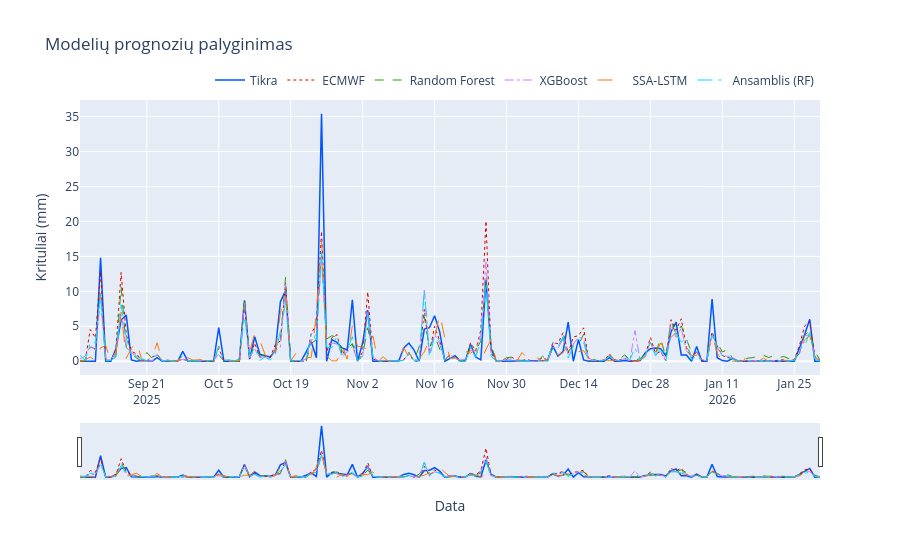

The notebook cell saved with this chart:
### Code cell
plot_prognozes_plotly(df_final, MODEL_COLS_ENS)

### Figure 1 — Plotly figure (JSON) as saved in the notebook; plotly's stock layout.template omitted (floating-point values rounded to 4 significant figures; data arrays with more than 128 entries replaced by an {"elided": "..."} marker saying what was removed)
{"data": [{"line": {"color": "#0055ff", "width": 1.5}, "name": "Tikra", "type": "scatter", "x": {"elided": "145 str values"}, "y": {"elided": "145 float values"}}, {"line": {"color": "#de0000", "dash": "dot", "width": 1}, "name": "ECMWF", "type": "scatter", "x": {"elided": "145 str values"}, "y": {"elided": "145 float values"}}, {"line": {"color": "#2f9901", "dash": "dash", "width": 1}, "name": "Random Forest", "type": "scatter", "x": {"elided": "145 str values"}, "y": {"elided": "145 float values"}}, {"line": {"color": "#c77cff", "dash": "dashdot", "width": 1}, "name": "XGBoost", "type": "scatter", "x": {"elided": "145 str values"}, "y": {"elided": "145 float values"}}, {"line": {"color": "#ff7700", "dash": "longdash", "width": 1}, "name": "SSA-LSTM", "type": "scatter", "x": {"elided": "145 str values"}, "y": {"elided": "145 float values"}}, {"line": {"color": "#00DDFF", "dash": "longdashdot", "width": 1}, "name": "Ansamblis (RF)", "type": "scatter", "x": {"elided": "145 str values"}, "y": {"elided": "145 float values"}}], "layout": {"hovermode": "x unified", "legend": {"orientation": "h", "x": 1, "xanchor": "right", "y": 1.02, "yanchor": "bottom"}, "title": {"text": "Modelių prognozių palyginimas"}, "xaxis": {"rangeslider": {"visible": true}, "title": {"text": "Data"}}, "yaxis": {"title": {"text": "Krituliai (mm)"}}}}
